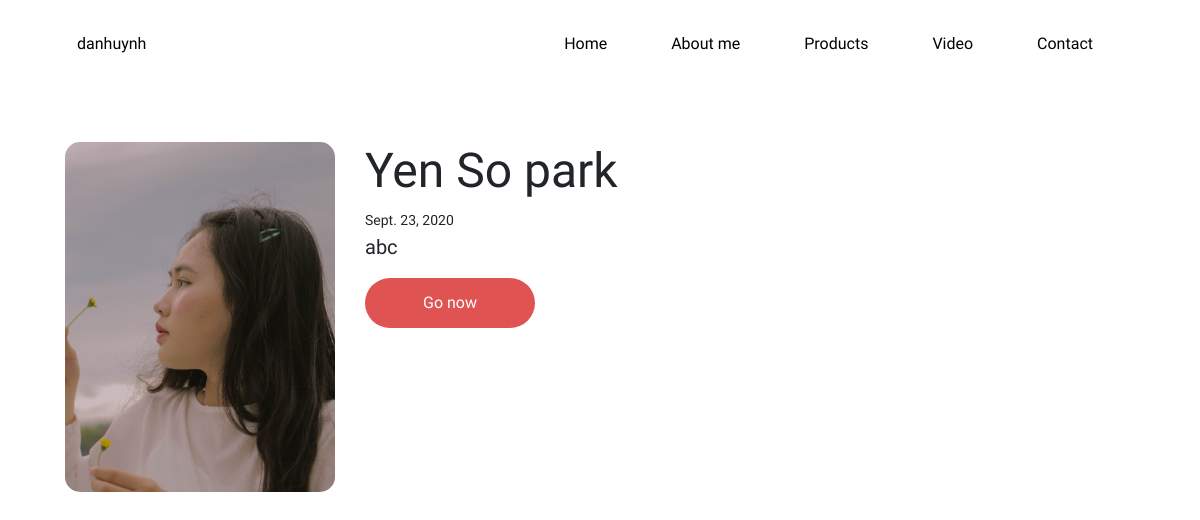
Page /products/information-product/2 on the earlier database version.
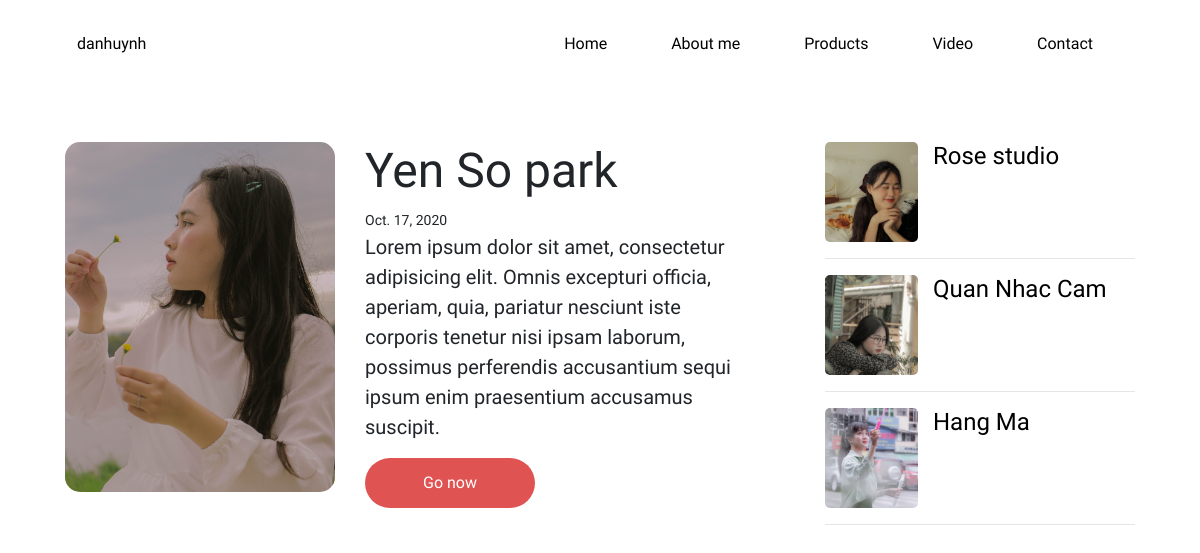
Same page on the later database version.
### image_products/models.py (models this page shows)
class ImagesProducts(models.Model):
	title = models.CharField(max_length=255)
	description = models.CharField(max_length=255)
	theme_image = models.FileField(upload_to='products', null=True)
	create_at = models.DateTimeField(null=True, default=None)

### image_products/views.py (the view)
# urls.py: path('information-product/<int:thisId>', products_view.ProductInforView.as_view(), name='productsInfor'),
class ProductInforView(views.View):
	def get(self, request, thisId):
		infor = images_models.ImagesProducts.objects.get(pk = thisId)
		products = images_models.ImagesProducts.objects.exclude(id = infor.id)
		context = {'infor': infor, 'products': products}
		print(type(products))
		return render(request, 'products/detailthisproduct.html', context)

### templates/products/detailthisproduct.html
{% extends 'core/base.html' %}
{% load static %}
{% block css_blocl %}
<link rel="stylesheet" href="{% static 'products/css/detailthisproduct.css' %}">
{% endblock %}
{% block content %}
<div class="container">
	<div class="row content">
		<div class="col-md-8">
			<div class="content-left row">
				<div class="col-md-5">
					<img class="product-img" src="{{ MEDIA_URL }}{{ infor.theme_image }}" alt="">
				</div>
				<div class="col-md-7">
					<div class="description">
						<h1>{{ infor.title }}</h1>
						<span>{{ infor.create_at.date }}</span>
						<p>{{ infor.description }}</p>
						<a href=""><button type="button">Go now <img class="right-arrow" src="{% static 'core/images/right-arrow.svg' %}" alt=""></button></a>
					</div>
				</div>
			</div>
		</div>
		<div class="col-md-4">
			<div class="others">
				{% for product in products %}
				<a href="{% url 'products:productsInfor' product.id %}">
				<div class="another">
					<img src="{{ MEDIA_URL }}{{ product.theme_image }}" alt="">
					<div class="infor-another">
						<h4>{{ product.title }}</h4>
					</div>
				</div>
				<a href="{% url 'products:productsInfor' product.id %}">
				<hr>
				{% endfor %}
			</div>
		</div>
	</div>
</div>
{% endblock %}

Differences in the rows shown:
changed ImagesProducts "Yen So park": theme_image: a different picture; create_at "Sept. 23, 2020" → "Oct. 17, 2020"; description "abc" → "Lorem ipsum dolor sit amet, consectetur adipisicing elit. Omnis excepturi officia, aperiam, quia, pariatur nesciunt iste corporis tenetur nisi ipsam laborum, possimus perferendis accusantium sequi ipsum enim praesentium accusamus suscipit."
added ImagesProducts: theme_image (picture), title "Rose studio"
added ImagesProducts: theme_image (picture), title "Quan Nhac Cam"
added ImagesProducts: theme_image (picture), title "Hang Ma"
